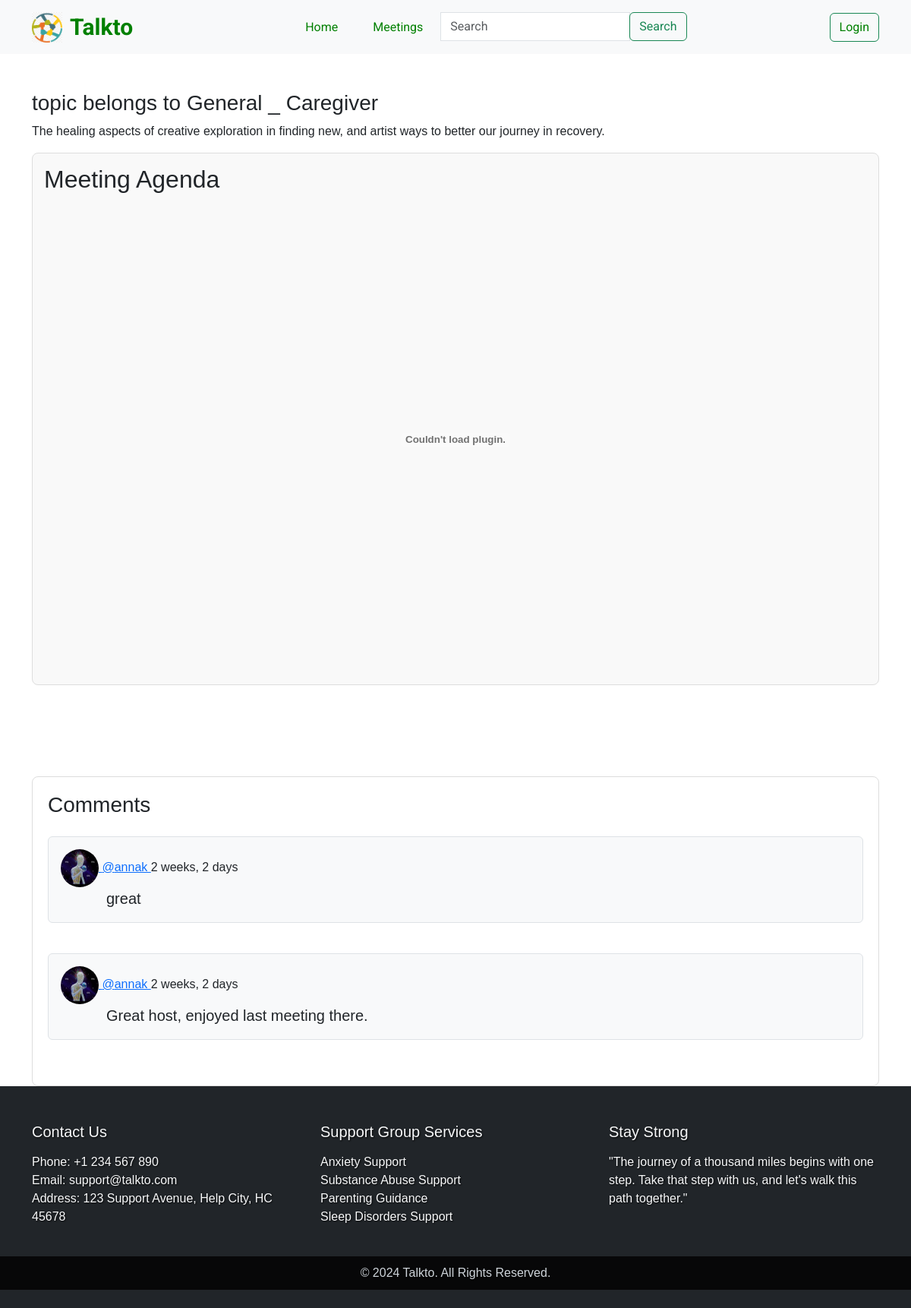
/reading/3, run on the app's committed database.
### base/models.py (models this page shows, shortened)
class Topic(models.Model):
    picture = models.ImageField(null=True, blank=True)
    name = models.CharField(max_length=200)
    description = models.TextField(max_length=500)
    content = models.CharField(max_length=200)
    category = models.ForeignKey(Category, on_delete=models.CASCADE)
    class Meta:
        ordering = ['name']
    def __str__(self):
        return f"{self.category} _ {self.name}"

class Category(models.Model):
    heading = models.CharField(max_length=200)
    def __str__(self):
        return self.heading

class Meeting(models.Model):
    creator = models.ForeignKey('User', on_delete=models.CASCADE)
    headline = models.CharField(max_length=100)
    conversation = models.ForeignKey(Conversation, on_delete=models.CASCADE)
    description = models.TextField(max_length=300)
    topic = models.ManyToManyField(Topic, related_name='Topic', blank=True)
    category = models.ManyToManyField(Category, related_name='Category', blank=True)
    file = models.FileField(null=True)
    created = models.DateTimeField(auto_now_add=True)
    update = models.DateTimeField(auto_now=True)
    class Meta:
        ordering = ["headline", 'created']

class Comment(models.Model):
    user = models.ForeignKey('User', on_delete=models.CASCADE)
    meeting = models.ForeignKey('Meeting', on_delete=models.CASCADE)
    body = models.TextField()
    created = models.DateTimeField(auto_now_add=True)
    class Meta:
        ordering = ['-created']

class User(AbstractUser):
    topics = models.ManyToManyField(Topic, related_name='topics', blank=True)
    meetings = models.ManyToManyField(Meeting, related_name='meetings', blank=True)
    avatar = models.ImageField(null=True, default='avatar.png')
    bio = models.TextField(null=True)

### base/views.py (the view)
# urls.py: path('reading/<str:id>', views.reading, name='reading'),
def reading(request, id):
    meeting = Meeting.objects.get(id=id)
    meeting_comments = meeting.comment_set.all()  # .order_by('-created')
    if request.method == "POST":
        Comment.objects.create(
            user=request.user,
            meeting=meeting,
            body=request.POST.get('body')
        )
    return render(request, 'base/reading.html', {'meeting': meeting, 'comments': meeting_comments})

### base/templates/base/reading.html (shortened to what this page needs)
{% extends 'main.html' %}
{% load static %}
{% block static %}
        <link rel="stylesheet" href="{% static 'styles/styles.css' %}">
{% endblock %}
{% block content %}
<div class="container mt-5">
    <h3>
        {% for topic in meeting.topic.all %}
            topic belongs to {{ topic }}
        {% endfor %}
    </h3>
    <p>{{meeting.description}}</p>
    {% load static %}
    <div class="pdf-viewer mb-4">
        <h2 class="mb-4">Meeting Agenda</h2>
        <embed src="{% static meeting.file.url %}" width="100%" height="600px" scrolling="auto">
    </div>
    <br>
    <br>
    <div class="comment-section mt-5">
        <h3 class="mb-4">Comments</h3>
        <div class="mt-4">
            {% for comment in comments %}
                <div class="comment mb-3 p-3 border rounded">
                    <a href="{% url 'profile' comment.user.id %}">
                        <img src="{{ comment.user.avatar.url }} " width="50px" height="50px" style="border-radius: 50%;">
                        @{{ comment.user.username }}
                    </a> <span>{{ comment.created | timesince }}</span>
                    <div style="margin-left:60px; font-size:20px;">
                        {{ comment.body }}
                    </div>
                </div>
                <br>
            {% endfor %}
        </div>
    </div>
</div>
{% endblock %}

### static/styles/styles.css (style rules this page uses)
body { font-family: Arial, sans-serif; }

### base/templates/base/reading.html (style rules this page uses)
.pdf-viewer { border: 1px solid #ddd; border-radius: 8px; padding: 15px; background-color: #f9f9f9; }
.comment-section { border: 1px solid #ddd; border-radius: 8px; padding: 20px; background-color: #fff; }
.comment { border: 1px solid #ddd; border-radius: 5px; background-color: #f8f9fa; }
.mb-4 { margin-bottom: 1.5rem; }
.mt-5 { margin-top: 3rem; }

### data on the page
Topic: category+name "General _ Caregiver"
Meeting: description "The healing aspects of creative exploration in finding new, and artist ways to better our journey in recovery."
Comment: user.avatar (picture), user.username "annak", created "2 weeks, 2 days", body "great"
Comment: user.avatar (picture), user.username "annak", created "2 weeks, 2 days", body "Great host, enjoyed last meeting there."
